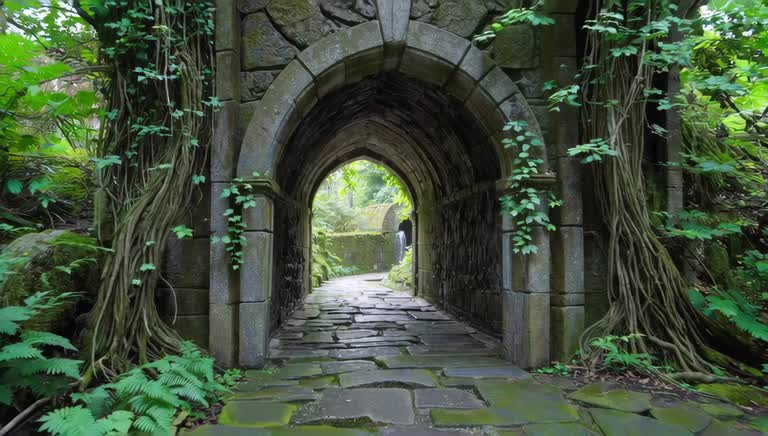
#> input picture examples/realistic/Archway_Tunnel/image_0001.jpg, 768 x 436 px
$ python -i cropping.py   (imports and definitions only)
#> lines starting #> are read from the running program, lines starting #| are printed output that depends on the picture
"""
Utility functions for cropping and resizing data while maintaining proper cameras.

References: DUSt3R
"""

import cv2
import numpy as np
import PIL.Image

try:
    lanczos = PIL.Image.Resampling.LANCZOS
    bicubic = PIL.Image.Resampling.BICUBIC
except AttributeError:
    lanczos = PIL.Image.LANCZOS
    bicubic = PIL.Image.BICUBIC

from src.utils.geometry import (
    colmap_to_opencv_intrinsics,
    opencv_to_colmap_intrinsics,
)


class ImageList:
    """
    Convenience class to apply the same operation to a whole set of images.

    This class wraps a list of PIL.Image objects and provides methods to perform
    operations on all images simultaneously.
    """

    def __init__(self, images):
        if not isinstance(images, (tuple, list, set)):
            images = [images]
        self.images = []
        for image in images:
            if not isinstance(image, PIL.Image.Image):
                image = PIL.Image.fromarray(image)
            self.images.append(image)

    def __len__(self):
        """Return the number of images in the list."""
        return len(self.images)

    # [9 lines left out: function to_pil, not called in this run]

    @property
    def size(self):
        """
        Get the size of images in the list.

        Returns:
            tuple: (width, height) of the images

        Raises:
            AssertionError: If images have different sizes
        """
        sizes = [im.size for im in self.images]
        assert all(sizes[0] == s for s in sizes), "All images must have the same size"
        return sizes[0]

    # [36 lines left out: functions resize, crop, _dispatch, not called in this run]


def rescale_image_and_other_optional_info(
    image,
    output_resolution,
    depthmap=None,
    camera_intrinsics=None,
    force=True,
    additional_quantities_to_be_resized_with_nearest=None,
):
    """
    Rescale the image and depthmap to the output resolution.
    If the image is larger than the output resolution, it is rescaled with lanczos interpolation.
    If force is false and the image is smaller than the output resolution, it is not rescaled.
    If force is true and the image is smaller than the output resolution, it is rescaled with bicubic interpolation.
    Depth and other quantities are rescaled with nearest interpolation.

    Args:
        image (PIL.Image.Image or np.ndarray): The input image to be rescaled.
        output_resolution (tuple): The desired output resolution as a tuple (width, height).
        depthmap (np.ndarray, optional): The depth map associated with the image. Defaults to None.
        camera_intrinsics (np.ndarray, optional): The camera intrinsics matrix. Defaults to None.
        force (bool, optional): If True, force rescaling even if the image is smaller than the output resolution. Defaults to True.
        additional_quantities_to_be_resized_with_nearest (list of np.ndarray, optional): Additional quantities to be rescaled using nearest interpolation. Defaults to None.

    Returns:
        tuple: A tuple containing:
            - The rescaled image (PIL.Image.Image)
            - The rescaled depthmap (numpy.ndarray or None)
            - The updated camera intrinsics (numpy.ndarray or None)
            - The list of rescaled additional quantities (list of numpy.ndarray or None)
    """
    image = ImageList(image)
    input_resolution = np.array(image.size)  # (W, H)
    output_resolution = np.array(output_resolution)
    if depthmap is not None:
        assert tuple(depthmap.shape[:2]) == image.size[::-1]
    if additional_quantities_to_be_resized_with_nearest is not None:
        assert all(
            tuple(additional_quantity.shape[:2]) == image.size[::-1]
            for additional_quantity in additional_quantities_to_be_resized_with_nearest
        )

    # Define output resolution
    assert output_resolution.shape == (2,)
    scale_final = max(output_resolution / image.size) + 1e-8
    if scale_final >= 1 and not force:  # image is already smaller than what is asked
        output = (
            image.to_pil(),
            depthmap,
            camera_intrinsics,
            additional_quantities_to_be_resized_with_nearest,
        )
        return output
    output_resolution = np.floor(input_resolution * scale_final).astype(int)

    # First rescale the image so that it contains the crop
    image = image.resize(
        tuple(output_resolution), resample=lanczos if scale_final < 1 else bicubic
    )
    if depthmap is not None:
        depthmap = cv2.resize(
            depthmap,
            output_resolution,
            fx=scale_final,
            fy=scale_final,
            interpolation=cv2.INTER_NEAREST,
        )
    if additional_quantities_to_be_resized_with_nearest is not None:
        resized_additional_quantities = []
        for quantity in additional_quantities_to_be_resized_with_nearest:
            resized_additional_quantities.append(
                cv2.resize(
                    quantity,
                    output_resolution,
                    fx=scale_final,
                    fy=scale_final,
                    interpolation=cv2.INTER_NEAREST,
                )
            )
        additional_quantities_to_be_resized_with_nearest = resized_additional_quantities

    # No offset here; simple rescaling
    if camera_intrinsics is not None:
        camera_intrinsics = camera_matrix_of_crop(
            camera_intrinsics, input_resolution, output_resolution, scaling=scale_final
        )

    # Return
    return (
        image.to_pil(),
        depthmap,
        camera_intrinsics,
        additional_quantities_to_be_resized_with_nearest,
    )


# [185 lines left out: functions camera_matrix_of_crop, crop_image_and_other_optional_info, bbox_from_intrinsics_in_out, crop_resize_if_necessary, not called in this run]

>>> import cv2
>>> picture = cv2.imread('../../examples/realistic/Archway_Tunnel/image_0001.jpg', cv2.IMREAD_GRAYSCALE)
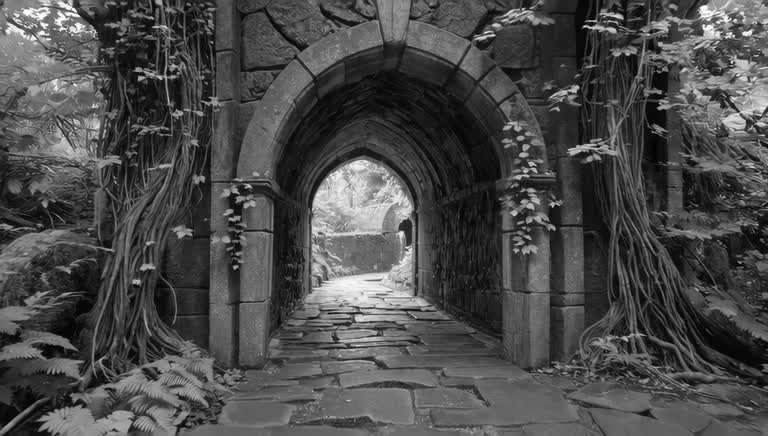
#> picture: shape (436, 768); min 0, max 255, mean 74.8
>>> result = rescale_image_and_other_optional_info(picture, 'out.png')
#> the loop in __init__, `for image in images:` made 1 pass
#> after the loop in __init__, `for image in images:`: self.images = 1 item
#> in size, `sizes = [im.size for im in self.images]`: sizes = [(768, 436)]
#> in rescale_image_and_other_optional_info, `input_resolution = np.array(image.size)`: input_resolution = [768, 436]
#> (the run stopped early here; a loop or call above may not have finished)

$ run again, on examples/realistic/Archway_Tunnel/image_0030.jpg
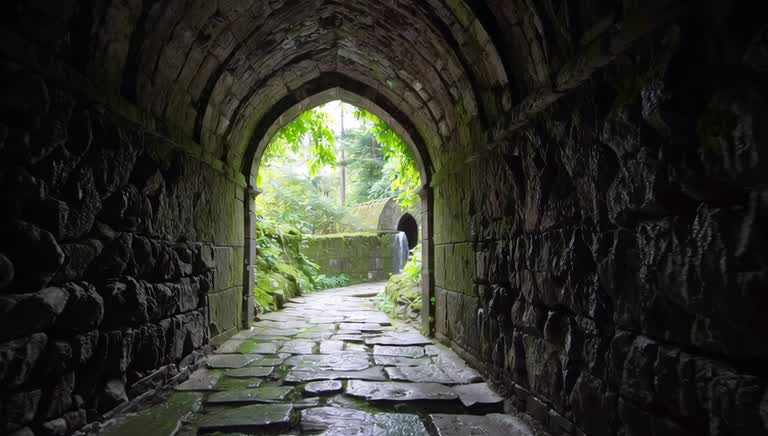
#> input picture examples/realistic/Archway_Tunnel/image_0030.jpg, 768 x 436 px
#> `picture = cv2.imread('../../examples/realistic/Archway_Tunnel/image_00..`:
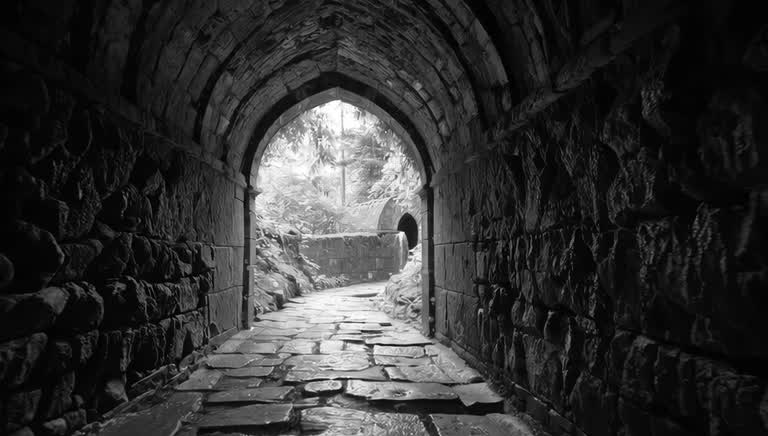
#> picture: shape (436, 768); min 0, max 255, mean 49.2
#> the loop in __init__, `for image in images:` made 1 pass
#> after the loop in __init__, `for image in images:`: self.images = 1 item
#> sizes = [(768, 436)]
#> input_resolution = [768, 436]
